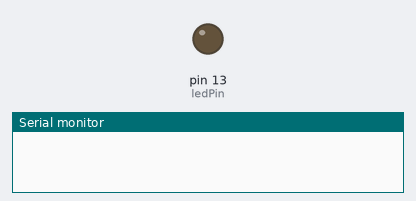
This sketch was run on a simulated Arduino Uno, built with avr-gcc and run on an emulated ATmega328P. Shown: output pins drawn as LEDs (lit = HIGH), the last lines printed to the serial monitor. Random numbers use the default seed unless the sketch sets one.

Above: at 0.1 s.
At 39.1 s:
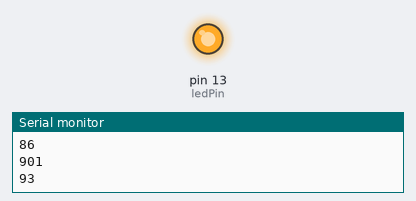
Timing chart, 0 to 40.0 s (numbered marks = the images above):
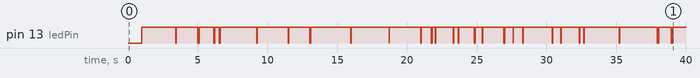

The sketch:

piperitaloneilukita.ino
```cpp
#include <TrueRandom.h>

const int ledPin =  13;      // the number of the LED pin


int ledState = LOW;             // ledState used to set the LED

unsigned long previousMillis = 0;        // will store last time LED was updated

long interval = 1000;           // interval at which to blink (milliseconds)

void setup() {
  pinMode(ledPin, OUTPUT);
  Serial.begin(9600);
}

void loop() {


  unsigned long currentMillis = millis();

  if (currentMillis - previousMillis >= interval) {
    previousMillis = currentMillis;

    Serial.println(interval);
    if (ledState == LOW) {
      ledState = HIGH;
      interval = TrueRandom.random(100,3000);
    } else {
      ledState = LOW;
      interval = TrueRandom.random(1,100);
    }

    // set the LED with the ledState of the variable:
    digitalWrite(ledPin, ledState);
  }
}
```
